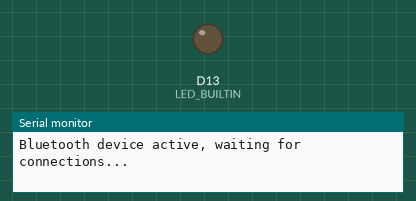
Simulated run of this sketch. Board: Arduino Nano 33 IoT. Parts: output pins drawn as LEDs (lit = HIGH), the last lines printed to the serial monitor. Random numbers use the default seed unless the sketch sets one; nothing arrives over Bluetooth unless stated; a phone connects over Bluetooth LE 3 s after start.

Above: at 0.1 s.
At 3.1 s:
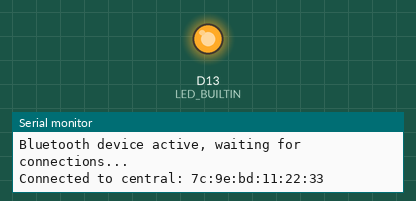
Timing chart, 0 to 4.6 s (numbered marks = the images above):
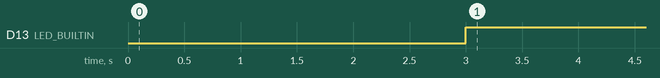

Measured:
- by itself, D13 (LED_BUILTIN): LOW → HIGH at 3.0 s

The sketch:

DistanceBLE__1_.ino
```cpp
#include <ArduinoBLE.h>
BLEService Distance("1101");
BLEUnsignedCharCharacteristic DistanceChar("1101", BLERead | BLENotify);

/*
The first line of the code is to include the ArduinoBLE.h file.
Then we will declare the "Distance" Service as well the distance
characteristics here. Here we will be
giving two permissions  – BLERead and BLENotify.

*/

void setup() {
  // put your setup code here, to run once:
  //Serial.begin(9600);
  //while (!Serial);

  pinMode(LED_BUILTIN, OUTPUT);

  if (!BLE.begin()) {
    Serial.println("starting BLE failed!");
    while (1);
  }

/*
  Here it will initialize the Serial Communication
  and BLE and wait for serial monitor to open.
  Set a local name for the BLE device.
  This name will appear in advertising packets and can be used
  by remote devices to identify this BLE device.
*/

  BLE.setLocalName("PetTracker");
  BLE.setAdvertisedService(Distance);
  Distance.addCharacteristic(DistanceChar);
  BLE.addService(Distance);

// Here we will add and set the value for the Service UUID and the Characteristic.

  BLE.advertise();
  Serial.println("Bluetooth device active, waiting for connections...");
  /*
  And here, we will Start advertising BLE.
  It will start continuously transmitting BLE advertising packets and
  will be visible to remote BLE central devices until it receives a
  new connection.
  */
}

void loop() {
  // put your main code here, to run repeatedly:
  BLEDevice central = BLE.central();

  if (central) {
    Serial.print("Connected to central: ");
    Serial.println(central.address());
    digitalWrite(LED_BUILTIN, HIGH);

    /*
    And here, the loop function. Once everything is setup and have started advertising,
    the device will wait for any central device. Once it is connected, it will display the
    MAC address of the device and it will turn on the builtin LED.
    */

    while (central.connected()) {
      int Number = random(8);
      DistanceChar.writeValue(Number);
      delay(200);
    }
    /*
    Now, it will start to read analog voltage from A0,
    which will be a value in between 0 and 1023 and will map
    it with in the 0 to 100 range. It will print out the battery level
    in the serial monitor and the value will be written for the batteryLevelchar charecteristics
    and waits for 200 ms. After that the whole loop will be executed again as long as the
    central device is connected to this peripheral device.
    */

    digitalWrite(LED_BUILTIN, LOW);
    Serial.print("Disconnected from central: ");
    Serial.println(central.address());

    //Once it is disconnected, a message will be shown on the central device and LED will be turned off.

  }

}
```
